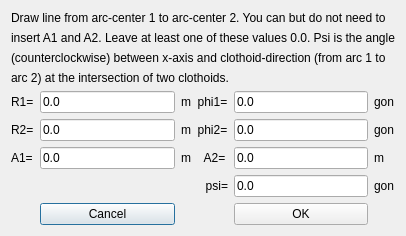
<?xml version="1.0" encoding="UTF-8"?>
<ui version="4.0">
 <class>CreateArcClothoidClothoidArcMeth2</class>
 <widget class="QDialog" name="CreateArcClothoidClothoidArcMeth2">
  <property name="geometry">
   <rect>
    <x>0</x>
    <y>0</y>
    <width>370</width>
    <height>221</height>
   </rect>
  </property>
  <property name="windowTitle">
   <string>Create-Arc-Clothoid-Clothoid-Arc</string>
  </property>
  <layout class="QGridLayout" name="gridLayout">
   <item row="6" column="4">
    <widget class="QLabel" name="label_6">
     <property name="text">
      <string>m</string>
     </property>
    </widget>
   </item>
   <item row="6" column="3">
    <widget class="QLineEdit" name="lineEdit_A2">
     <property name="text">
      <string>0.0</string>
     </property>
    </widget>
   </item>
   <item row="2" column="0" colspan="5">
    <widget class="QLabel" name="label_14">
     <property name="text">
      <string>(counterclockwise) between x-axis and clothoid-direction (from arc 1 to</string>
     </property>
    </widget>
   </item>
   <item row="7" column="3">
    <widget class="QLineEdit" name="lineEdit_delta">
     <property name="text">
      <string>0.0</string>
     </property>
    </widget>
   </item>
   <item row="1" column="0" colspan="5">
    <widget class="QLabel" name="label_2">
     <property name="text">
      <string>insert A1 and A2. Leave at least one of these values 0.0. Psi is the angle</string>
     </property>
     <property name="alignment">
      <set>Qt::AlignLeading|Qt::AlignLeft|Qt::AlignVCenter</set>
     </property>
    </widget>
   </item>
   <item row="7" column="4">
    <widget class="QLabel" name="label">
     <property name="text">
      <string>gon</string>
     </property>
    </widget>
   </item>
   <item row="7" column="1" colspan="2">
    <widget class="QLabel" name="label_13">
     <property name="text">
      <string>psi=</string>
     </property>
     <property name="alignment">
      <set>Qt::AlignRight|Qt::AlignTrailing|Qt::AlignVCenter</set>
     </property>
    </widget>
   </item>
   <item row="4" column="1">
    <widget class="QLineEdit" name="lineEdit_R1">
     <property name="text">
      <string>0.0</string>
     </property>
    </widget>
   </item>
   <item row="6" column="1">
    <widget class="QLineEdit" name="lineEdit_A1">
     <property name="text">
      <string>0.0</string>
     </property>
    </widget>
   </item>
   <item row="5" column="1">
    <widget class="QLineEdit" name="lineEdit_R2">
     <property name="text">
      <string>0.0</string>
     </property>
    </widget>
   </item>
   <item row="5" column="3">
    <widget class="QLineEdit" name="lineEdit_phi2">
     <property name="text">
      <string>0.0</string>
     </property>
    </widget>
   </item>
   <item row="10" column="1">
    <widget class="QPushButton" name="pushButtonCancel">
     <property name="text">
      <string>Cancel</string>
     </property>
    </widget>
   </item>
   <item row="10" column="3">
    <widget class="QPushButton" name="pushButtonGenerate">
     <property name="text">
      <string>OK</string>
     </property>
    </widget>
   </item>
   <item row="5" column="0">
    <widget class="QLabel" name="label_7">
     <property name="text">
      <string>R2=</string>
     </property>
    </widget>
   </item>
   <item row="6" column="0">
    <widget class="QLabel" name="label_8">
     <property name="text">
      <string>A1=</string>
     </property>
    </widget>
   </item>
   <item row="4" column="0">
    <widget class="QLabel" name="label_3">
     <property name="text">
      <string>R1=</string>
     </property>
    </widget>
   </item>
   <item row="4" column="3">
    <widget class="QLineEdit" name="lineEdit_phi1">
     <property name="text">
      <string>0.0</string>
     </property>
    </widget>
   </item>
   <item row="4" column="2">
    <widget class="QLabel" name="label_10">
     <property name="text">
      <string>m  phi1=</string>
     </property>
    </widget>
   </item>
   <item row="5" column="2">
    <widget class="QLabel" name="label_9">
     <property name="text">
      <string>m  phi2=</string>
     </property>
    </widget>
   </item>
   <item row="4" column="4">
    <widget class="QLabel" name="label_5">
     <property name="text">
      <string>gon</string>
     </property>
    </widget>
   </item>
   <item row="5" column="4">
    <widget class="QLabel" name="label_4">
     <property name="text">
      <string>gon</string>
     </property>
    </widget>
   </item>
   <item row="3" column="0" colspan="5">
    <widget class="QLabel" name="label_15">
     <property name="text">
      <string>arc 2) at the intersection of two clothoids. </string>
     </property>
    </widget>
   </item>
   <item row="0" column="0" colspan="5">
    <widget class="QLabel" name="label_12">
     <property name="text">
      <string>Draw line from arc-center 1 to arc-center 2. You can but do not need to</string>
     </property>
    </widget>
   </item>
   <item row="6" column="2">
    <widget class="QLabel" name="label_11">
     <property name="text">
      <string>m    A2=</string>
     </property>
    </widget>
   </item>
  </layout>
 </widget>
 <resources/>
 <connections/>
</ui>
